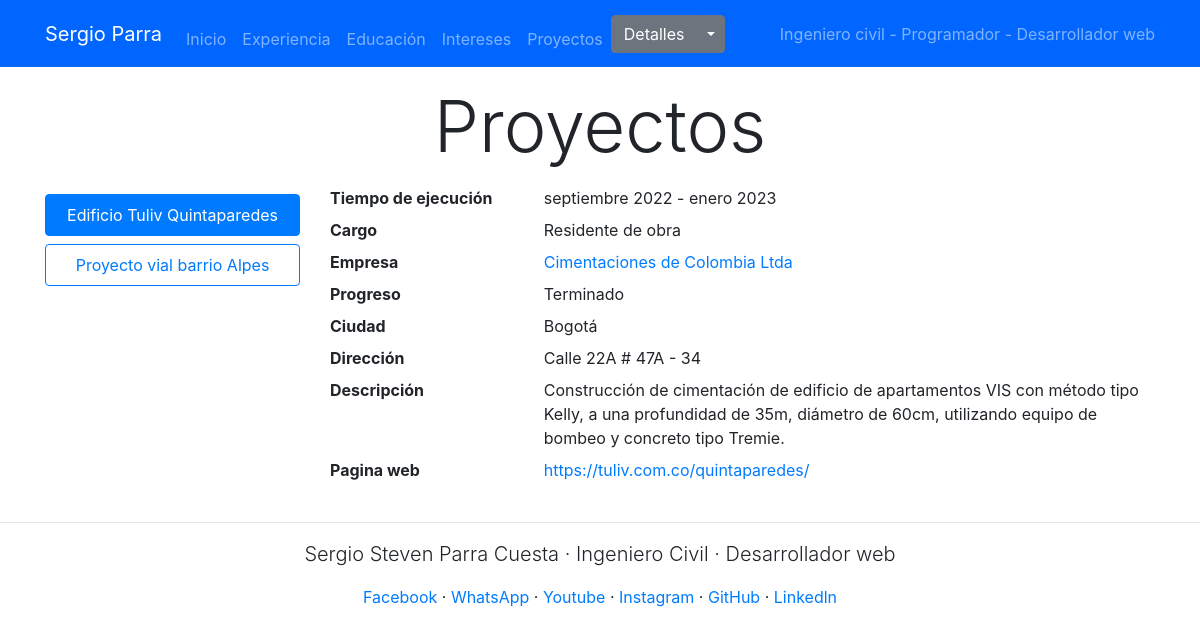
Before: /proyectos/0 with the older database file.
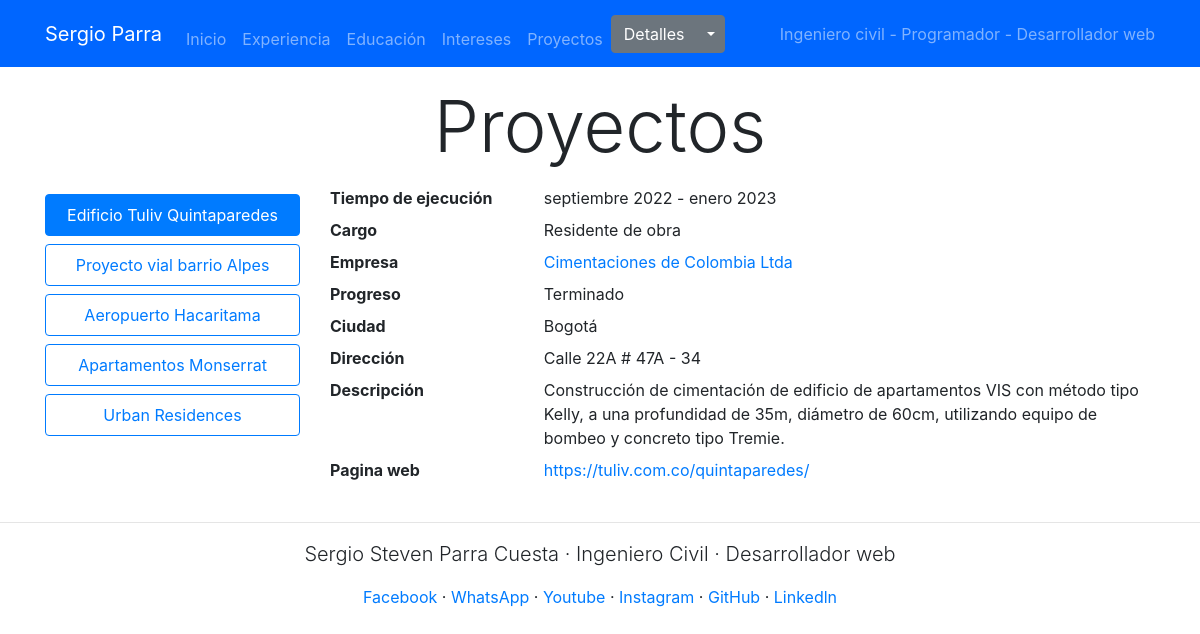
After: the same page with the newer database file.
### gestion_HV/models.py (models this page shows, shortened)
class projects(models.Model):
    title=models.CharField(max_length=150, verbose_name="Titulo del proyecto")
    start_date=models.DateField(verbose_name="Fecha inicio del proyecto")
    ending_date=models.DateField(null=True, blank=True, verbose_name="Fecha fin del proyecto")
    position=models.ForeignKey(experiencies, on_delete=models.CASCADE, verbose_name="Cargo") #Relación uno a mucjos de los proyectos con una sola experiencia
    city=models.CharField(max_length=50, verbose_name="Ciudad")
    web_page=models.CharField(max_length=250, null=True, blank=True, verbose_name="Pagina de internet")
    description=models.TextField(verbose_name="Descripción")
    address=models.CharField(max_length=100, verbose_name="Dirección o ubicación", null=True, blank=True)
    progress=models.CharField(max_length=50, verbose_name="Estado del proyecto")
    company=models.ForeignKey(companies, on_delete=models.CASCADE, verbose_name="Empresa") #Relación uno a muchos de los proyectos con una sola empresa
    tecnologias=models.ManyToManyField(languages_programing, verbose_name="Tecnologias utilizadas")
    class Meta:
        verbose_name="Proyecto"
        verbose_name_plural="Proyectos"
        ordering=['start_date']

class companies(models.Model):
    name=models.CharField(max_length=75, verbose_name="Nombre")
    legal_rep=models.CharField(max_length=75, verbose_name="Representante Legal")
    city=models.CharField(max_length=25, verbose_name="Ciudad")
    sector=models.CharField(max_length=25, verbose_name="Sector")
    area=models.CharField(max_length=50, verbose_name="Área de trabajo")
    addres=models.CharField(max_length=40, verbose_name="Dirección")
    web_page=models.CharField(max_length=75, null=True, blank=True, verbose_name="Pagina Web")
    email=models.EmailField(max_length=254, verbose_name="Correo electronico")
    phone=models.CharField(max_length=10, verbose_name='Numero telefonico')
    class Meta:
        verbose_name="Empresa"
        verbose_name_plural="Empresas"
        ordering=['name']
    def __str__(self):
        return self.name

### gestion_HV/views.py (the view)
# urls.py: path('proyectos/<int:id_proj>', views.projects_page, name='projects'),
def projects_page(request, id_proj):
    if id_proj==0:
        id_proj=1
    proj=projects_details()
    data_titles=zip(proj.query_common('id'), proj.query_common('title'))
    data=zip(proj.query_common('id') , proj.date(), proj.position(), proj.query_common('progress'), proj.query_common('address'), proj.query_common('city'),  proj.query_common('description'),proj.query_common('web_page'), proj.company(), proj.query_common('company'))
    return render(request, "projects.html", {'data_titles':data_titles, 'data':data, 'id_activate':id_proj})

### gestion_HV/views.py (called while the page is built)
    def query_common(self, query):
        return projects.objects.values_list(query, flat=True).order_by('-start_date')

    def company(self):
        data=projects.objects.values_list('company', flat=True).order_by('-start_date')
        data2=[]
        for i in data:
            data2.append(companies.objects.get(id=i))
        return data2

    def position(self):
        data=projects.objects.values_list('position', flat=True).order_by('-start_date')
        data2=[]
        for i in data:
            data2.append(experiencies.objects.values_list('position', flat=True).get(id=i))
        return data2

### mipagweb_v3/templates/projects.html (shortened to what this page needs)
{% extends 'body.html' %}
{% block content %}
<div class="container">
    <h1 class="display-3 mt-3 mb-3 text-center">Proyectos</h1>
    <div class="row">
        <div class="col-md-3 col-12">
            <div class="nav flex-column nav-pills" id="v-pills-tab" role="tablist" aria-orientation="vertical">
                {% for id, title in data_titles %}
                    <a class="btn nav-link btn-outline-primary mt-2 {% if id == id_activate %}active{% endif %}" id="v-pills-{{id}}-tab" data-toggle="pill" href="#v-pills-{{id}}" role="tab" aria-controls="v-pills-{{id}}" aria-selected="{% if id == id_activate %}True{% else %}False{% endif %}">{{title}}</a>
                {% endfor %}
            </div>
        </div>
        <div class="col-md-9 col-12">
            <div class="tab-content" id="v-pills-tabContent">
                {% for id, date, position, progress, address, city, description, web_page, company, company_id in data %}
                    <div class="tab-pane fade {% if id == id_activate %}show active{% endif %}" id="v-pills-{{id}}" role="tabpanel" aria-labelledby="v-pills-{{id}}-tab">
                        <dl class="row">
                            <dt class="col-sm-3">Tiempo de ejecución</dt>
                            <dd class="col-sm-9 text-lowercase">{{date}}</dd>
                            <dt class="col-sm-3">Cargo</dt>
                            <dd class="col-sm-9">{{position}}</dd>
                            <dt class="col-sm-3">Empresa</dt>
                            <dd class="col-sm-9">
                                <a href="{% url 'companies' company_id %}">{{company}}</a>
                            </dd>
                            <dt class="col-sm-3">Progreso</dt>
                            <dd class="col-sm-9">{{progress}}</dd>
                            <dt class="col-sm-3">Ciudad</dt>
                            <dd class="col-sm-9">{{city}}</dd>
                            <dt class="col-sm-3">Dirección</dt>
                            <dd class="col-sm-9">{{address}}</dd>
                            <dt class="col-sm-3">Descripción</dt>
                            <dd class="col-sm-9">{{description}}</dd>
                            {% if web_page %}
                                <dt class="col-sm-3">Pagina web</dt>
                                <dd class="col-sm-9"><a href="{{web_page}}">{{web_page}}</a></dd>
                            {% endif %}
                          </dl>
                    </div>
                {% endfor %}
            </div>
        </div>
    </div>
</div>
{% endblock %}

Changed rows visible on the page:
added projects: title "Aeropuerto Hacaritama"
added projects: title "Apartamentos Monserrat"
added projects: title "Urban Residences"
